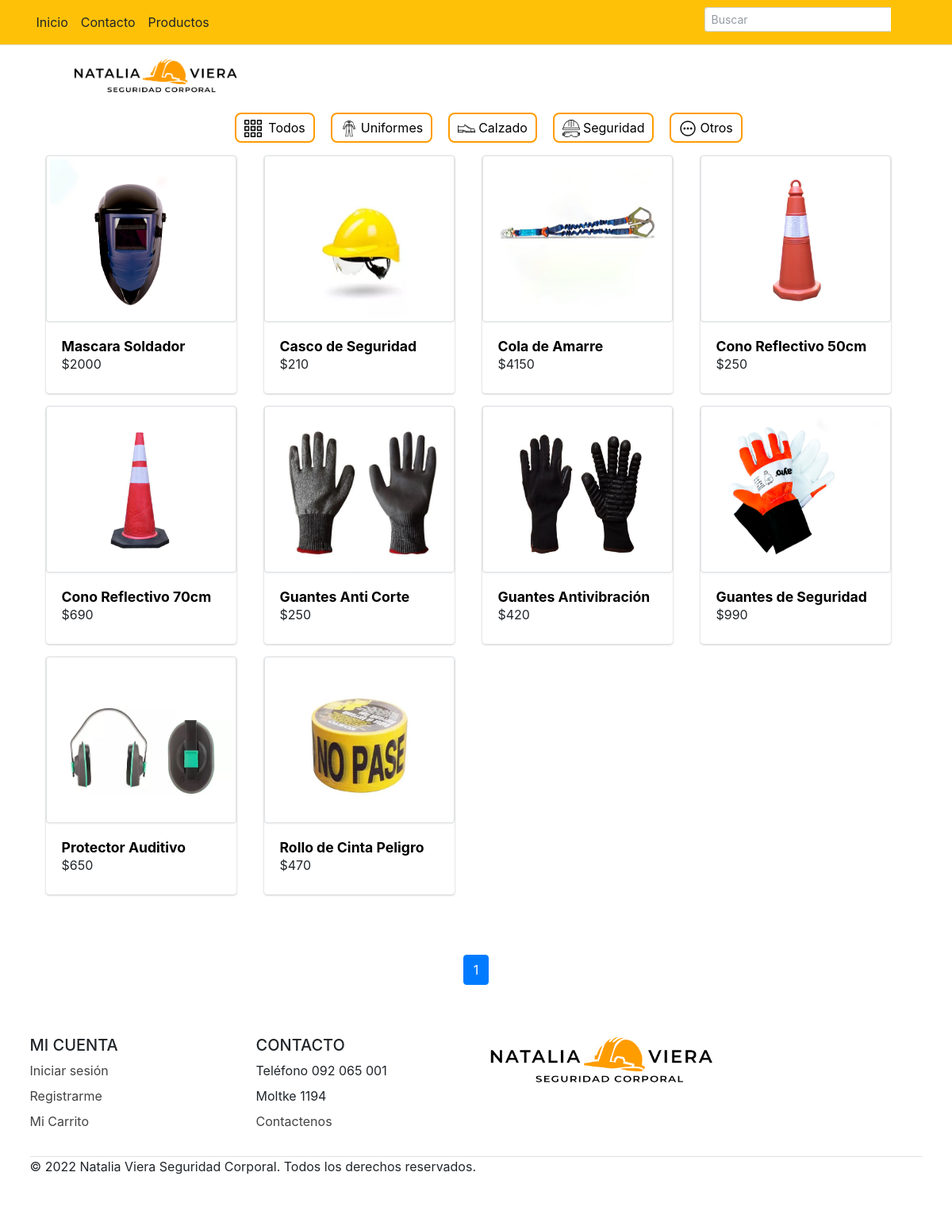
Screenshot of /index.php?modulo=seguridad&idCategoria=3 with the database file from the repository.
### tables this page shows
create table if not exists Producto(
ID_Producto int auto_increment primary key,
Nombre_Producto varchar(128) not null,
Descripcion varchar(1024),
Precio decimal not null,
Stock int not null,
Talle varchar(3),
Descuento decimal not null,
Ruta_Imagen varchar(128) not null,
ID_Proveedor int not null,
ID_Categoria int not null,
constraint fk_productoProveedor foreign key (ID_Proveedor) references Proveedor(ID_Proveedor),
constraint fk_productoCategoria foreign key (ID_Categoria) references Categoria(ID_Categoria)
);

### pages/seguridad.php (the view, shortened to what this page needs)
<ul class="filtros">
<a href="index.php?modulo=allproductos"><li><img class="mr-2" src="./admin/dist/img/grid.png" alt="Uniformes" style="width: 22px">Todos</li></a>
<a href="index.php?modulo=uniformes&idCategoria=1"><li><img class="mr-1" src="./admin/dist/img/ropa-protectora.png" alt="Uniformes" style="width: 22px">Uniformes</li></a>
<a href="index.php?modulo=calzado&idCategoria=2"><li><img class="mr-1" src="./admin/dist/img/zapato.png" alt="Uniformes" style="width: 22px">Calzado</li></a>
<a href="index.php?modulo=seguridad&idCategoria=3"><li><img class="mr-1" src="./admin/dist/img/casco.png" alt="Uniformes" style="width: 22px">Seguridad</li></a>
<a href="index.php?modulo=otros&idCategoria=4"><li><img class="mr-1" src="./admin/dist/img/more-information.png" alt="Uniformes" style="width: 22px">Otros</li></a>
</ul>
<div class="allProducts row mt-1">
<?php
    if (isset($_REQUEST['idCategoria'])) {
    $idCat = mysqli_real_escape_string($con, $_REQUEST['idCategoria'] ?? '');
    $nombre = mysqli_real_escape_string($con, $_REQUEST['nombre'] ?? '');
    $where = " where 1=1 and Nombre_Producto like '%" . $nombre . "%' and ID_Categoria=$idCat";
    $queryCuenta = "SELECT COUNT(*) as cuenta FROM Producto  $where ;";
    $resCuenta = mysqli_query($con, $queryCuenta);
    $rowCuenta = mysqli_fetch_assoc($resCuenta);
    $totalRegistros = $rowCuenta['cuenta'];
    $elementosPorPagina = 16;
    $totalPaginas = ceil($totalRegistros / $elementosPorPagina);
    $paginaSel = $_REQUEST['pagina'] ?? false;
    if ($paginaSel == false) {
        $inicioLimite = 0;
        $paginaSel = 1;
    } else {
        $inicioLimite = ($paginaSel - 1) * $elementosPorPagina;
    }
    $limite = " limit $inicioLimite,$elementosPorPagina ";
    $query = "SELECT
                        ID_Producto,
                        Nombre_Producto,
                        Precio,
                        Ruta_Imagen,
                        Stock,
                        Descuento
                        FROM
                        Producto
                        $where
                        GROUP BY ID_Producto
                        $limite
                        ";
    $res = mysqli_query($con, $query);
    while ($row = mysqli_fetch_assoc($res)) {
    ?>
        <div class="cardProductos col-lg-3 col-md-6 col-sm-12">
            <div class="card border-primary" style="width: 240px; height: 300px">
                <a href="index.php?modulo=detalleproducto&id=<?php echo $row['ID_Producto'] ?>">
                    <img class="card-img-top img-thumbnail" style="height: 210px" src="./admin/dist/img/products/<?php echo $row['Ruta_Imagen'] ?>" alt="">
                    <div class="card-body">
                        <h2 class="card-title"><strong><?php echo $row['Nombre_Producto'] ?></strong></h2></a>
                        <p class="card-text">$<?php echo $row['Precio'] ?></p>
            </div>
        </div>
</div>
<?php
    }
?>
<?php
if ($totalPaginas > 0) {
?>
    <nav aria-label="Page navigation">
        <ul class="pagination text-center d-flex align-items-center justify-content-center">
            <?php
            for ($i = 1; $i <= $totalPaginas; $i++) {
            ?>
                <li class="page-item <?php echo ($paginaSel == $i) ? " active " : " "; ?>">
                    <a class="page-link" href="index.php?modulo=seguridad&idCategoria=3&pagina=<?php echo $i; ?>"><?php echo $i; ?></a>
                </li>
            <?php
            }
            ?>
        </ul>
    </nav>
<?php
}
?>
<?php
    }
?>

### rows the page displays
producto: Ruta_Imagen (picture), Nombre_Producto "Mascara Soldador", Precio "2000"
producto: Ruta_Imagen (picture), Nombre_Producto "Casco de Seguridad", Precio "210"
producto: Ruta_Imagen (picture), Nombre_Producto "Cola de Amarre", Precio "4150"
producto: Ruta_Imagen (picture), Nombre_Producto "Cono Reflectivo 50cm", Precio "250"
producto: Ruta_Imagen (picture), Nombre_Producto "Cono Reflectivo 70cm", Precio "690"
producto: Ruta_Imagen (picture), Nombre_Producto "Guantes Anti Corte", Precio "250"
producto: Ruta_Imagen (picture), Nombre_Producto "Guantes Antivibración", Precio "420"
producto: Ruta_Imagen (picture), Nombre_Producto "Guantes de Seguridad", Precio "990"
producto: Ruta_Imagen (picture), Nombre_Producto "Protector Auditivo", Precio "650"
producto: Ruta_Imagen (picture), Nombre_Producto "Rollo de Cinta Peligro", Precio "470"
